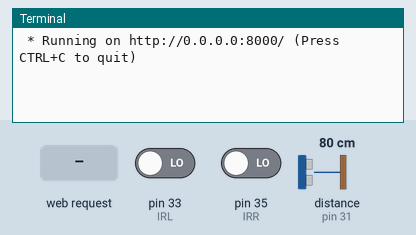
This program was run on a simulated Raspberry Pi (header pin numbers). Parts: the last lines printed to the terminal. The inputs (shaded band) are chosen by the test bench; at power-on: pin 33 (IRL) LOW, pin 35 (IRR) LOW, distance to the obstacle (sensor on pin 31) 80 cm. The echo pulse lasts 58.3 µs per cm; the clock reads 2024-03-15 10:24:30 at power-on unless the program sets it; files the program writes start out absent.

Above: at 1.2 s.
1.3 s: HTTP request for / received
At 2.5 s:
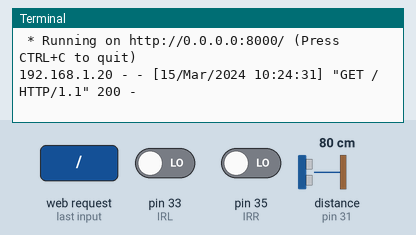
2.8 s: HTTP request for /readValue received
At 4.4 s:
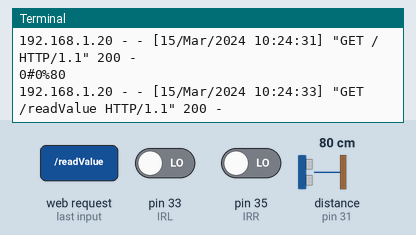

Measured:
- after the input at 1.3 s, the terminal: prints a new line at once (image 1)
- after the input at 2.8 s, the terminal: prints a new line after 0.51 s (image 2)

The program:

RasPiServer.py
```python
import datetime
import time
from gpiozero import DistanceSensor
import RPi.GPIO as GPIO
from flask import Flask,render_template,request

GPIO.setmode(GPIO.BOARD)
GPIO.setwarnings(False)
app = Flask(__name__)

TRIG=29
ECHO=31
IRL=33
IRR=35

GPIO.setup(TRIG,GPIO.OUT)
GPIO.setup(ECHO,GPIO.IN)
GPIO.setup(IRL,GPIO.IN)
GPIO.setup(IRR,GPIO.IN)

@app.route("/")
def main():
	return render_template('index.html')

@app.route("/readValue")
def sendValues():
	file=open("DataLog.txt",'a')
	IRL_Value=str(GPIO.input(IRL))
	IRR_Value=str(GPIO.input(IRR))
	US=str(ultrasonic())
	Speed=speed(datetime.datetime.now())
	LS=Speed[Speed.index("L=")+2:Speed.index(" ")]
	RS=Speed[Speed.index(" ")+3:]
	value="RPM of Left Motor:"+LS+" RPM of Right Motor:"+RS+" Ultrasonic Distance:"+US
	file.write(str(datetime.datetime.now())+" "+value+"\n")
	ServerValues=RS+"#"+LS+"%"+US
	print(ServerValues)
	return ServerValues

def speed(T):
	stateL=GPIO.input(IRL)
	stateR=GPIO.input(IRR)
	countL=0
	countR=0

	while (datetime.datetime.now()-T).total_seconds()*1000<500:
		if GPIO.input(IRL)==1-stateL:
			countL+=1
			stateL=1-stateL
		if GPIO.input(IRR)==1-stateR:
			countR+=1
			stateR=1-stateR

	speedL=countL*15
	speedR=countR*15
	return "L="+str(speedL)+" R="+str(speedR)

def ultrasonic():
	GPIO.output(TRIG,False)
	time.sleep(0.0002)
	GPIO.output(TRIG,True)
	time.sleep(0.00001)
	GPIO.output(TRIG,False)
	while GPIO.input(ECHO)==0:
		pulse_start=time.time()
	while GPIO.input(ECHO)==1:
		pulse_end=time.time()
	pulse_duration=pulse_end-pulse_start
	distance=pulse_duration*17150
	distance=int(round(distance,2))
	if distance>400:

		distance=400
	return distance

if __name__=="__main__":
	app.run(host='0.0.0.0',port=8000,debug=True)
```
